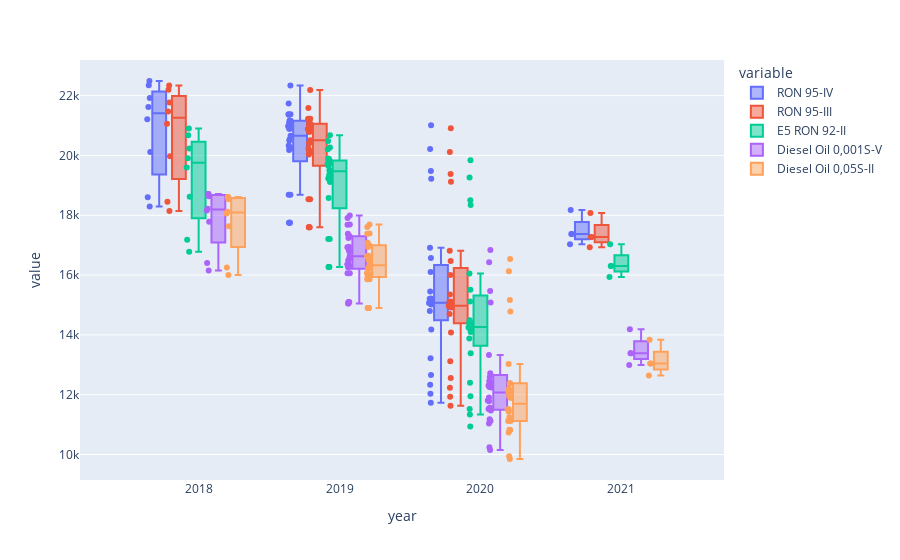

The notebook cell this image was saved under:
### Code cell
fig = go.Figure()

px.box(fuel_df_reg1_Boxplot, x='year', y='value', color = 'variable' , points='all')
